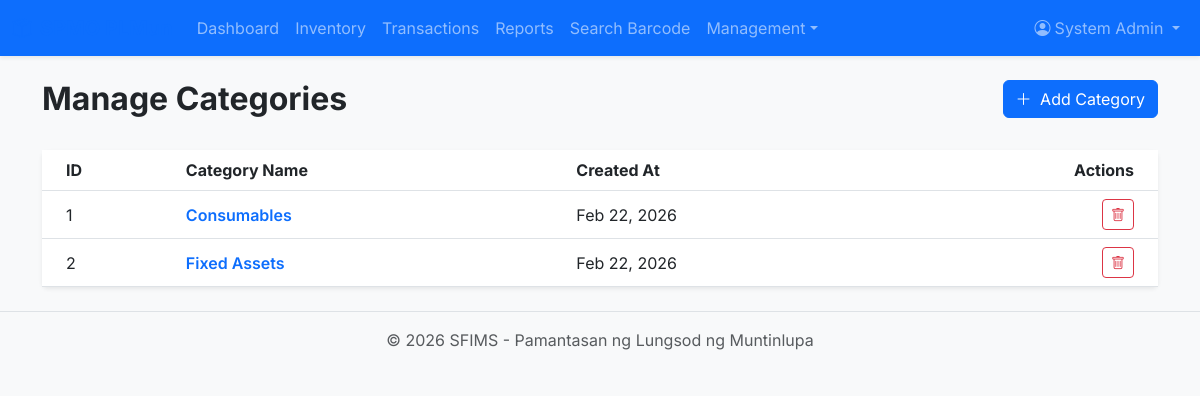
Screenshot of /admin/categories.php (signed in) with the database file from the repository.
### tables this page shows
CREATE TABLE IF NOT EXISTS categories (
    id INT AUTO_INCREMENT PRIMARY KEY,
    name VARCHAR(100) NOT NULL UNIQUE,
    created_at TIMESTAMP DEFAULT CURRENT_TIMESTAMP
);

### config/app.php (called while the page is built, shortened)
<?php
function h($string)
{
    return htmlspecialchars($string, ENT_QUOTES, 'UTF-8');
}

### admin/categories.php (the view, shortened to what this page needs)
<?php
require_once '../config/app.php';
$db = Database::getInstance();
$categories = $db->query("SELECT * FROM categories ORDER BY name ASC")->fetchAll();
require_once '../partials/header.php';
?>
<div class="row mb-4">
    <div class="col-md-6">
        <h2 class="fw-bold">Manage Categories</h2>
    </div>
    <div class="col-md-6 text-end">
        <button type="button" class="btn btn-primary" data-bs-toggle="modal" data-bs-target="#addCategoryModal">
            <i class="bi bi-plus-lg me-1"></i> Add Category
        </button>
    </div>
</div>
<div class="card shadow-sm border-0">
    <div class="card-body p-0">
        <div class="table-responsive">
            <table class="table table-hover align-middle mb-0">
                <thead class="bg-light">
                    <tr>
                        <th class="ps-4">ID</th>
                        <th>Category Name</th>
                        <th>Created At</th>
                        <th class="text-end pe-4">Actions</th>
                    </tr>
                </thead>
                <tbody>
                    <?php if ($categories): ?>
                        <?php foreach ($categories as $c): ?>
                            <tr>
                                <td class="ps-4"><?php echo $c['id']; ?></td>
                                <td class="fw-semibold text-primary"><?php echo h($c['name']); ?></td>
                                <td><?php echo date('M d, Y', strtotime($c['created_at'])); ?></td>
                                <td class="text-end pe-4">
                                    <a href="?delete=<?php echo $c['id']; ?>" class="btn btn-sm btn-outline-danger" onclick="return confirm('Are you sure you want to delete this category?')">
                                        <i class="bi bi-trash"></i>
                                    </a>
                                </td>
                            </tr>
                        <?php endforeach; ?>
                    <?php endif; ?>
                </tbody>
            </table>
        </div>
    </div>
</div>
<?php require_once '../partials/footer.php'; ?>

### partials/header.php (style rules this page uses)
body { font-family: 'Inter', sans-serif; background-color: #f8f9fa; }
.card { border: none; box-shadow: 0 0.125rem 0.25rem rgba(0, 0, 0, 0.075); }
.btn-primary { background-color: #0d6efd; border-color: #0d6efd; }

### rows the page displays
categories: id "1", name "Consumables", created_at "Feb 22, 2026"
categories: id "2", name "Fixed Assets", created_at "Feb 22, 2026"

### other values shown
$_SESSION['full_name'] "System Admin"
